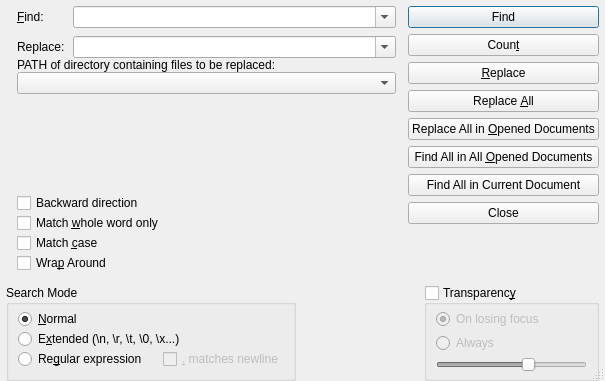
<?xml version="1.0" encoding="UTF-8"?>
<ui version="4.0">
 <class>FindReplaceDialog</class>
 <widget class="QDialog" name="FindReplaceDialog">
  <property name="geometry">
   <rect>
    <x>0</x>
    <y>0</y>
    <width>605</width>
    <height>381</height>
   </rect>
  </property>
  <property name="windowTitle">
   <string>Find</string>
  </property>
  <property name="sizeGripEnabled">
   <bool>true</bool>
  </property>
  <layout class="QVBoxLayout" name="verticalLayout_3">
   <property name="spacing">
    <number>6</number>
   </property>
   <property name="sizeConstraint">
    <enum>QLayout::SetNoConstraint</enum>
   </property>
   <property name="leftMargin">
    <number>0</number>
   </property>
   <property name="topMargin">
    <number>0</number>
   </property>
   <property name="rightMargin">
    <number>0</number>
   </property>
   <property name="bottomMargin">
    <number>0</number>
   </property>
   <item>
    <layout class="QGridLayout" name="gridLayout_2">
     <property name="leftMargin">
      <number>6</number>
     </property>
     <property name="rightMargin">
      <number>6</number>
     </property>
     <property name="spacing">
      <number>0</number>
     </property>
     <item row="3" column="0">
      <layout class="QHBoxLayout" name="horizontalLayout_3">
       <item>
        <widget class="QGroupBox" name="searchMode">
         <property name="sizePolicy">
          <sizepolicy hsizetype="MinimumExpanding" vsizetype="Preferred">
           <horstretch>0</horstretch>
           <verstretch>0</verstretch>
          </sizepolicy>
         </property>
         <property name="minimumSize">
          <size>
           <width>0</width>
           <height>0</height>
          </size>
         </property>
         <property name="title">
          <string>Search Mode</string>
         </property>
         <layout class="QVBoxLayout" name="verticalLayout">
          <property name="spacing">
           <number>0</number>
          </property>
          <property name="topMargin">
           <number>4</number>
          </property>
          <item>
           <widget class="QRadioButton" name="radioNormalSearch">
            <property name="enabled">
             <bool>true</bool>
            </property>
            <property name="sizePolicy">
             <sizepolicy hsizetype="MinimumExpanding" vsizetype="Fixed">
              <horstretch>0</horstretch>
              <verstretch>0</verstretch>
             </sizepolicy>
            </property>
            <property name="text">
             <string>&amp;Normal</string>
            </property>
            <property name="checked">
             <bool>true</bool>
            </property>
           </widget>
          </item>
          <item>
           <widget class="QRadioButton" name="radioExtendedSearch">
            <property name="sizePolicy">
             <sizepolicy hsizetype="MinimumExpanding" vsizetype="Fixed">
              <horstretch>0</horstretch>
              <verstretch>0</verstretch>
             </sizepolicy>
            </property>
            <property name="text">
             <string>E&amp;xtended (\n, \r, \t, \0, \x...)</string>
            </property>
           </widget>
          </item>
          <item>
           <layout class="QHBoxLayout" name="horizontalLayout_4">
            <property name="spacing">
             <number>16</number>
            </property>
            <item>
             <widget class="QRadioButton" name="radioRegexSearch">
              <property name="sizePolicy">
               <sizepolicy hsizetype="Minimum" vsizetype="Fixed">
                <horstretch>0</horstretch>
                <verstretch>0</verstretch>
               </sizepolicy>
              </property>
              <property name="text">
               <string>Re&amp;gular expression</string>
              </property>
             </widget>
            </item>
            <item>
             <widget class="QCheckBox" name="checkBoxRegexMatchesNewline">
              <property name="enabled">
               <bool>false</bool>
              </property>
              <property name="sizePolicy">
               <sizepolicy hsizetype="MinimumExpanding" vsizetype="Fixed">
                <horstretch>0</horstretch>
                <verstretch>0</verstretch>
               </sizepolicy>
              </property>
              <property name="text">
               <string>&amp;. matches newline</string>
              </property>
             </widget>
            </item>
           </layout>
          </item>
         </layout>
        </widget>
       </item>
       <item>
        <spacer name="horizontalSpacer">
         <property name="orientation">
          <enum>Qt::Horizontal</enum>
         </property>
         <property name="sizeHint" stdset="0">
          <size>
           <width>40</width>
           <height>20</height>
          </size>
         </property>
        </spacer>
       </item>
      </layout>
     </item>
     <item row="3" column="1" alignment="Qt::AlignRight">
      <widget class="QGroupBox" name="transparency">
       <property name="sizePolicy">
        <sizepolicy hsizetype="Maximum" vsizetype="Preferred">
         <horstretch>0</horstretch>
         <verstretch>0</verstretch>
        </sizepolicy>
       </property>
       <property name="minimumSize">
        <size>
         <width>175</width>
         <height>0</height>
        </size>
       </property>
       <property name="title">
        <string>Transparenc&amp;y</string>
       </property>
       <property name="checkable">
        <bool>true</bool>
       </property>
       <property name="checked">
        <bool>false</bool>
       </property>
       <layout class="QVBoxLayout" name="verticalLayout_2">
        <property name="spacing">
         <number>4</number>
        </property>
        <property name="topMargin">
         <number>4</number>
        </property>
        <property name="bottomMargin">
         <number>4</number>
        </property>
        <item>
         <widget class="QRadioButton" name="radioOnLosingFocus">
          <property name="text">
           <string>On losing focus</string>
          </property>
          <property name="checked">
           <bool>true</bool>
          </property>
         </widget>
        </item>
        <item>
         <widget class="QRadioButton" name="radioAlways">
          <property name="text">
           <string>Always</string>
          </property>
         </widget>
        </item>
        <item>
         <widget class="QSlider" name="horizontalSlider">
          <property name="minimum">
           <number>20</number>
          </property>
          <property name="maximum">
           <number>100</number>
          </property>
          <property name="sliderPosition">
           <number>70</number>
          </property>
          <property name="orientation">
           <enum>Qt::Horizontal</enum>
          </property>
         </widget>
        </item>
       </layout>
      </widget>
     </item>
     <item row="2" column="1">
      <layout class="QVBoxLayout" name="verticalLayout_4">
       <property name="spacing">
        <number>6</number>
       </property>
       <property name="leftMargin">
        <number>12</number>
       </property>
       <property name="topMargin">
        <number>6</number>
       </property>
       <item>
        <widget class="QPushButton" name="buttonFind">
         <property name="text">
          <string>Find</string>
         </property>
         <property name="autoDefault">
          <bool>false</bool>
         </property>
         <property name="default">
          <bool>true</bool>
         </property>
        </widget>
       </item>
       <item>
        <widget class="QPushButton" name="buttonCount">
         <property name="text">
          <string>Coun&amp;t</string>
         </property>
         <property name="autoDefault">
          <bool>false</bool>
         </property>
        </widget>
       </item>
       <item>
        <widget class="QPushButton" name="buttonReplace">
         <property name="text">
          <string>&amp;Replace</string>
         </property>
        </widget>
       </item>
       <item>
        <widget class="QPushButton" name="buttonReplaceAll">
         <property name="text">
          <string>Replace &amp;All</string>
         </property>
        </widget>
       </item>
       <item>
        <widget class="QPushButton" name="buttonReplaceAllInDocuments">
         <property name="text">
          <string>Replace All in &amp;Opened Documents</string>
         </property>
        </widget>
       </item>
       <item>
        <widget class="QPushButton" name="buttonFindAllInDocuments">
         <property name="text">
          <string>Find All in All &amp;Opened Documents</string>
         </property>
         <property name="autoDefault">
          <bool>false</bool>
         </property>
        </widget>
       </item>
       <item>
        <widget class="QPushButton" name="buttonFindAllInCurrent">
         <property name="text">
          <string>Find All in Current Document</string>
         </property>
         <property name="autoDefault">
          <bool>false</bool>
         </property>
        </widget>
       </item>
       <item>
        <widget class="QPushButton" name="buttonClose">
         <property name="text">
          <string>Close</string>
         </property>
         <property name="autoDefault">
          <bool>false</bool>
         </property>
        </widget>
       </item>
       <item>
        <spacer name="verticalSpacer_2">
         <property name="orientation">
          <enum>Qt::Vertical</enum>
         </property>
         <property name="sizeHint" stdset="0">
          <size>
           <width>20</width>
           <height>40</height>
          </size>
         </property>
        </spacer>
       </item>
      </layout>
     </item>
     <item row="2" column="0">
      <layout class="QVBoxLayout" name="verticalLayout_5" stretch="0,0,0,0,0">
       <property name="leftMargin">
        <number>11</number>
       </property>
       <property name="topMargin">
        <number>6</number>
       </property>
       <property name="bottomMargin">
        <number>12</number>
       </property>
       <item>
        <layout class="QFormLayout" name="formLayout">
         <property name="sizeConstraint">
          <enum>QLayout::SetNoConstraint</enum>
         </property>
         <property name="fieldGrowthPolicy">
          <enum>QFormLayout::AllNonFixedFieldsGrow</enum>
         </property>
         <property name="labelAlignment">
          <set>Qt::AlignLeading|Qt::AlignLeft|Qt::AlignVCenter</set>
         </property>
         <property name="formAlignment">
          <set>Qt::AlignJustify|Qt::AlignTop</set>
         </property>
         <property name="horizontalSpacing">
          <number>8</number>
         </property>
         <property name="verticalSpacing">
          <number>8</number>
         </property>
         <item row="0" column="0">
          <widget class="QLabel" name="label">
           <property name="text">
            <string>&amp;Find:</string>
           </property>
           <property name="buddy">
            <cstring>comboFind</cstring>
           </property>
          </widget>
         </item>
         <item row="0" column="1">
          <widget class="QComboBox" name="comboFind">
           <property name="sizePolicy">
            <sizepolicy hsizetype="MinimumExpanding" vsizetype="Fixed">
             <horstretch>0</horstretch>
             <verstretch>0</verstretch>
            </sizepolicy>
           </property>
           <property name="editable">
            <bool>true</bool>
           </property>
           <property name="maxCount">
            <number>10</number>
           </property>
           <property name="insertPolicy">
            <enum>QComboBox::NoInsert</enum>
           </property>
          </widget>
         </item>
         <item row="1" column="0">
          <widget class="QLabel" name="labelReplaceWith">
           <property name="enabled">
            <bool>true</bool>
           </property>
           <property name="text">
            <string>Replace:</string>
           </property>
          </widget>
         </item>
         <item row="1" column="1">
          <widget class="QComboBox" name="comboReplace">
           <property name="sizePolicy">
            <sizepolicy hsizetype="MinimumExpanding" vsizetype="Fixed">
             <horstretch>0</horstretch>
             <verstretch>0</verstretch>
            </sizepolicy>
           </property>
           <property name="editable">
            <bool>true</bool>
           </property>
           <property name="maxCount">
            <number>10</number>
           </property>
           <property name="insertPolicy">
            <enum>QComboBox::NoInsert</enum>
           </property>
          </widget>
         </item>
        </layout>
       </item>
       <item>
        <widget class="QLabel" name="labelReplaceinFiles">
         <property name="text">
          <string>PATH of directory containing files to be replaced:</string>
         </property>
        </widget>
       </item>
       <item>
        <widget class="QComboBox" name="comboReplaceInFiles"/>
       </item>
       <item>
        <spacer name="verticalSpacer">
         <property name="orientation">
          <enum>Qt::Vertical</enum>
         </property>
         <property name="sizeHint" stdset="0">
          <size>
           <width>20</width>
           <height>40</height>
          </size>
         </property>
        </spacer>
       </item>
       <item>
        <layout class="QVBoxLayout" name="verticalLayout_6">
         <property name="spacing">
          <number>0</number>
         </property>
         <item>
          <widget class="QCheckBox" name="checkBoxBackwardsDirection">
           <property name="text">
            <string>Backward direction</string>
           </property>
          </widget>
         </item>
         <item>
          <widget class="QCheckBox" name="checkBoxMatchWholeWord">
           <property name="text">
            <string>Match &amp;whole word only</string>
           </property>
          </widget>
         </item>
         <item>
          <widget class="QCheckBox" name="checkBoxMatchCase">
           <property name="text">
            <string>Match &amp;case</string>
           </property>
          </widget>
         </item>
         <item>
          <widget class="QCheckBox" name="checkBoxWrapAround">
           <property name="text">
            <string>Wra&amp;p Around</string>
           </property>
          </widget>
         </item>
        </layout>
       </item>
      </layout>
     </item>
    </layout>
   </item>
  </layout>
 </widget>
 <tabstops>
  <tabstop>comboFind</tabstop>
  <tabstop>comboReplace</tabstop>
  <tabstop>radioNormalSearch</tabstop>
  <tabstop>radioExtendedSearch</tabstop>
  <tabstop>radioRegexSearch</tabstop>
  <tabstop>checkBoxRegexMatchesNewline</tabstop>
  <tabstop>buttonFind</tabstop>
  <tabstop>buttonCount</tabstop>
  <tabstop>buttonReplace</tabstop>
  <tabstop>buttonReplaceAll</tabstop>
  <tabstop>buttonReplaceAllInDocuments</tabstop>
  <tabstop>buttonFindAllInDocuments</tabstop>
  <tabstop>buttonFindAllInCurrent</tabstop>
  <tabstop>buttonClose</tabstop>
  <tabstop>transparency</tabstop>
  <tabstop>radioOnLosingFocus</tabstop>
  <tabstop>radioAlways</tabstop>
  <tabstop>horizontalSlider</tabstop>
 </tabstops>
 <resources/>
 <connections/>
</ui>
